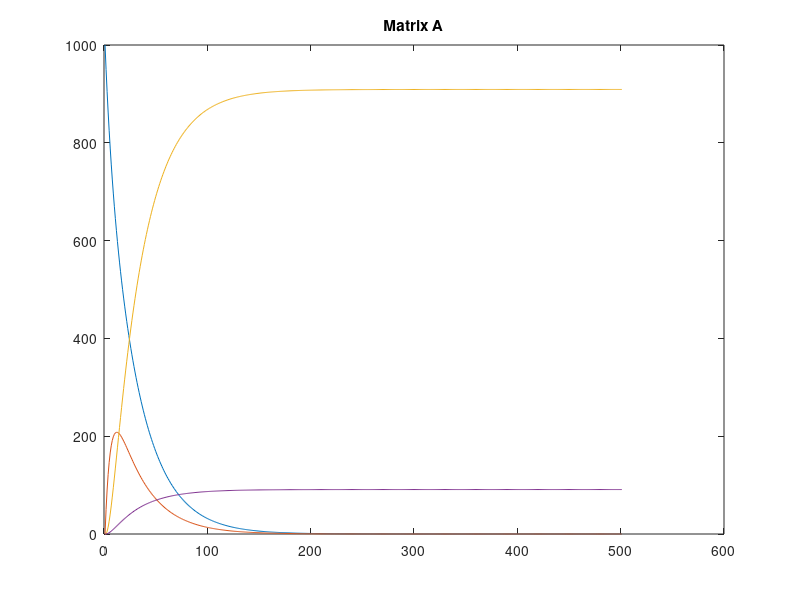
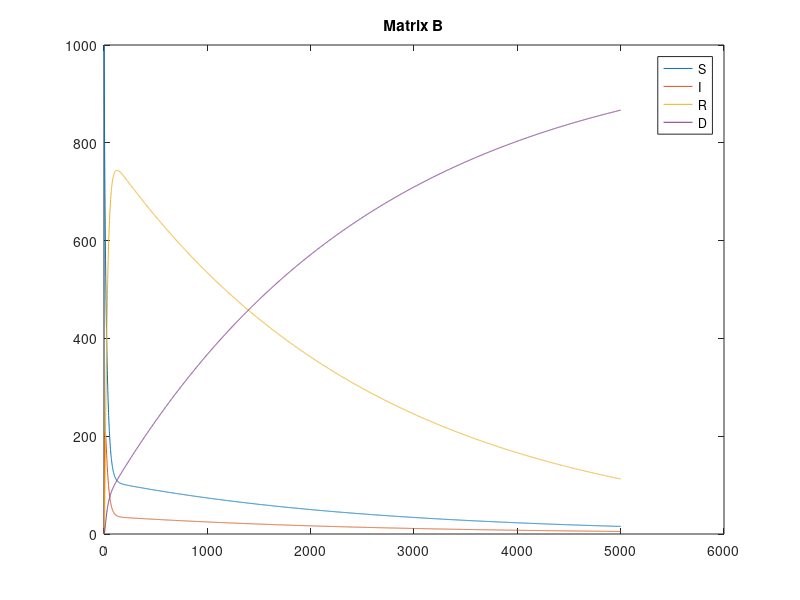

MATLAB code for these plots, in order:
clear;
close all;
SIRD=[0.95,0.04,0,0;0.05,0.85,0,0;0,0.1,1,0;0,0.01,0,1];
SampleA=[1000;0;0;0];
stepNumber=500;
graphMatrixA=[1000;0;0;0];
for t=1:stepNumber
    SampleA= SIRD*SampleA;
    graphMatrixA= cat(2,graphMatrixA,SampleA);
end
plot(graphMatrixA.')
SIRD(3,3)=0.995;
SIRD(1,3)=0.005;
title("Matrix A")
graphMatrixB=[1000;0;0;0];
SampleB=[1000;0;0;0];
stepNumber=5000;
for t=1:stepNumber
    SampleB= SIRD*SampleB;
    graphMatrixB= cat(2,graphMatrixB,SampleB);
end
figure()
plot(graphMatrixB.')
legend('S','I','R','D')
title("Matrix B")